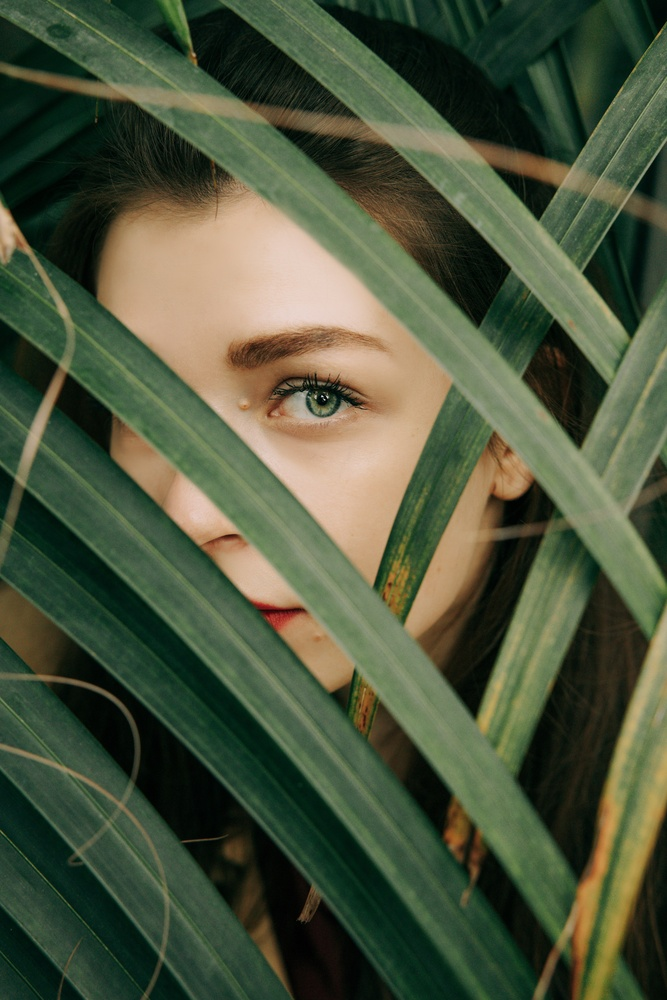
#> input picture input.jpg, 667 x 1000 px, shrunk from 3745 x 5617 before the run
$ python main.py
#> lines starting #> are read from the running program, lines starting #| are printed output that depends on the picture
#> further down, input_image is the input picture: PIL image 667x1000 RGB; mean R, G, B 76.8, 85.9, 61.3
from PIL import Image, ImageStat, ImageEnhance, ImageFilter, ImageColor
from blend_modes import *
import numpy

def smart_darken(img_obj):
    # get avg pixel brightness
    brightness = ImageStat.Stat( img_obj.convert('L') ).mean[0]
#> brightness = 80.34
    # darken based on current brightness
    if brightness > 192:
        # darken
        brightness_enhancer = ImageEnhance.Brightness(img_obj)
        factor = 0.6
        img_obj = brightness_enhancer.enhance(factor)
        # add contrast
        contrast_enhancer = ImageEnhance.Contrast(img_obj)
        factor = 1.75
        img_obj = contrast_enhancer.enhance(factor)
    elif brightness > 128:
        # darken
        brightness_enhancer = ImageEnhance.Brightness(img_obj)
        factor = 0.69
        img_obj = brightness_enhancer.enhance(factor)
        # add contrast
        contrast_enhancer = ImageEnhance.Contrast(img_obj)
        factor = 1.5
        img_obj = contrast_enhancer.enhance(factor)
    elif brightness > 64:
        # darken
        brightness_enhancer = ImageEnhance.Brightness(img_obj)
        factor = 0.8
        img_obj = brightness_enhancer.enhance(factor)
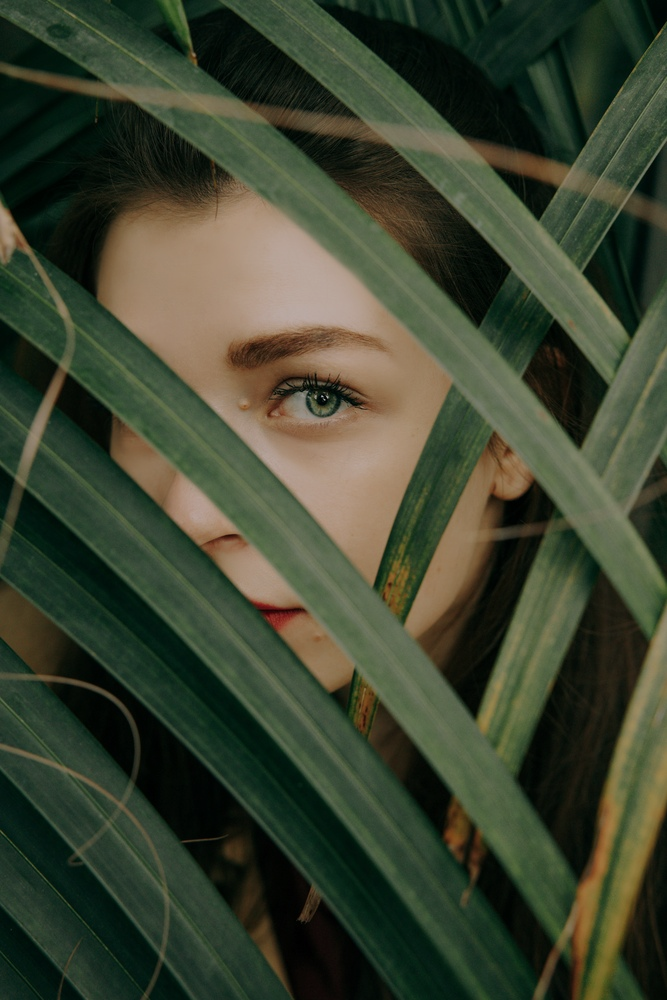
#> img_obj: PIL image 667x1000 RGBA; mean R, G, B, A 61, 68.3, 48.6, 255
        # add contrast
        contrast_enhancer = ImageEnhance.Contrast(img_obj)
        factor = 1.25
        img_obj = contrast_enhancer.enhance(factor)
    return img_obj

def soft_glow(img_obj):
    light_blurred = img_obj.filter(ImageFilter.GaussianBlur(100))
    top_layer = numpy.array(light_blurred).astype(float)
    bottom_layer = numpy.array(img_obj).astype(float)
    return Image.fromarray( numpy.uint8( lighten_only(bottom_layer, top_layer, 0.25) ) )

def color_grade(img_obj):
    # create colored overlay to put on top of image
    blue_overlay = layer = Image.new("RGBA", img_obj.size, "#3a6981")
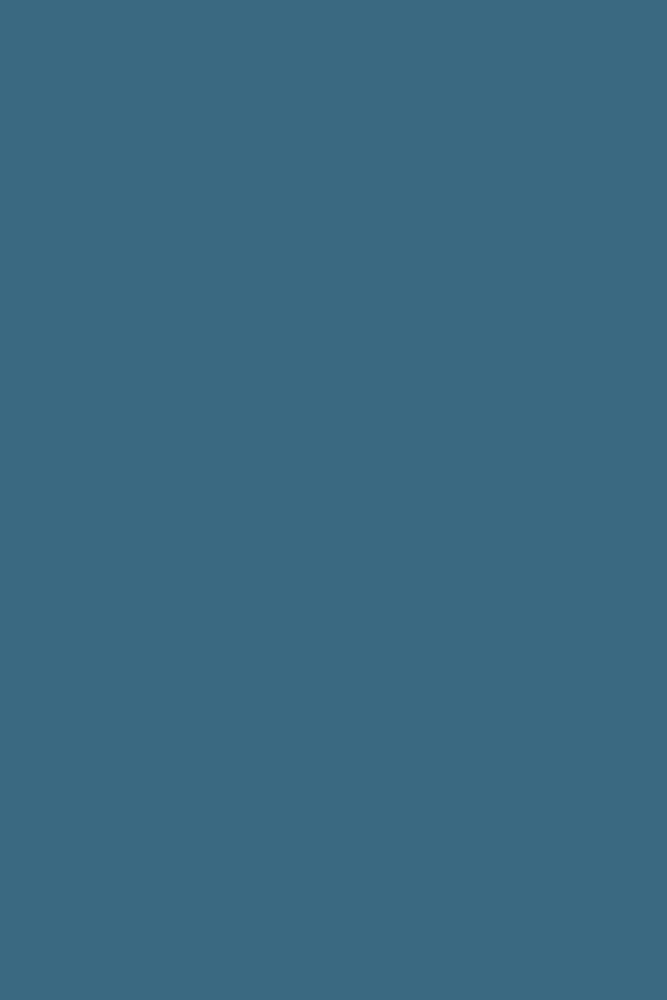
#> blue_overlay: PIL image 667x1000 RGBA; mean R, G, B, A 58, 105, 129, 255
    top_layer = numpy.array(blue_overlay).astype(float)
    bottom_layer = numpy.array(img_obj).astype(float)
#> (the run stopped early here; a loop or call above may not have finished)
